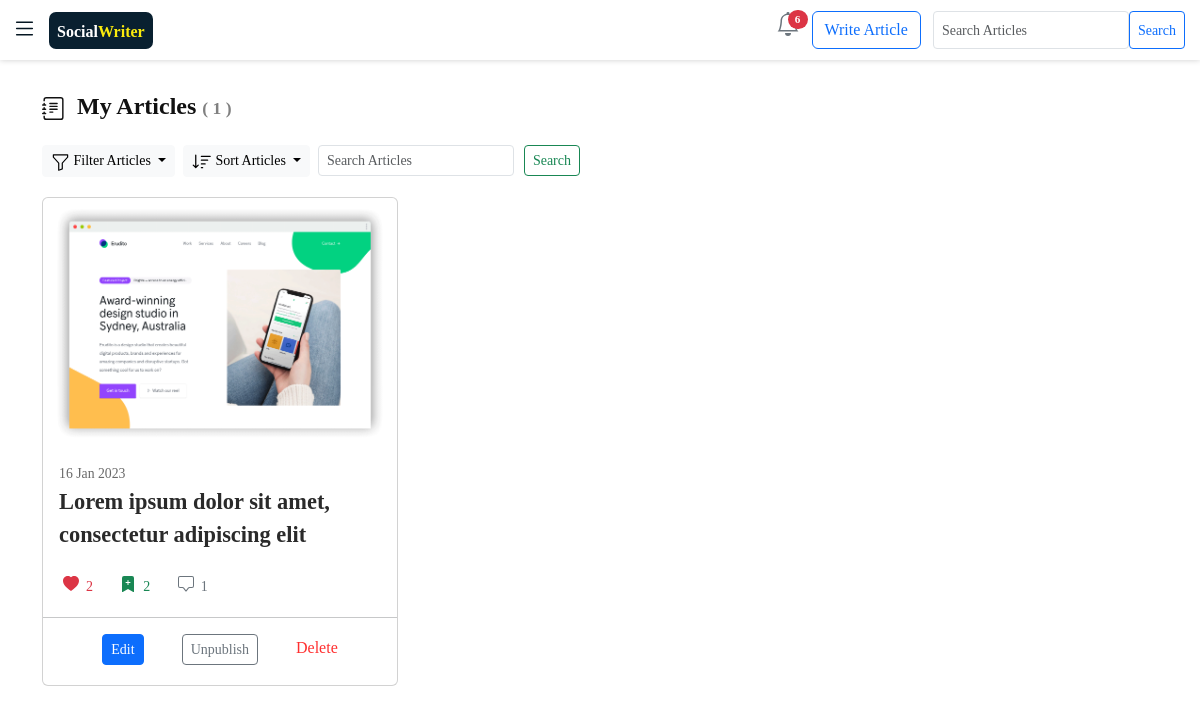
The page /user_entries/ (signed in) on the database as committed earlier.
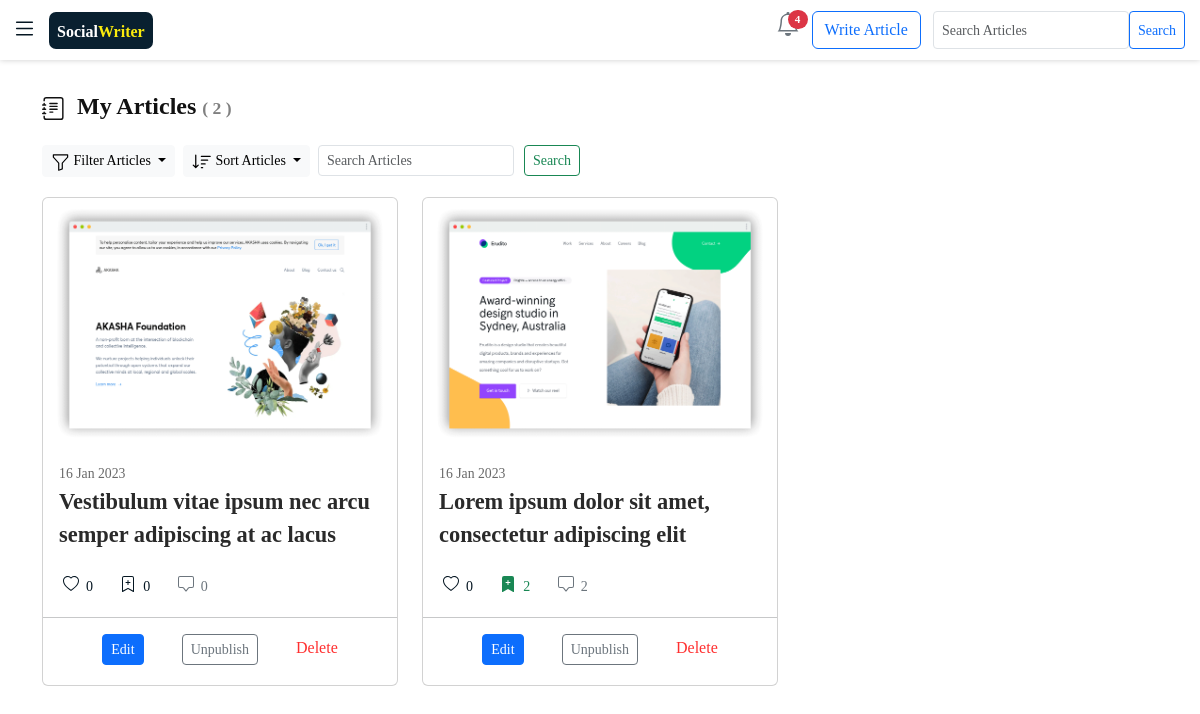
The same page on the database as committed later.
### blogyapp/models.py (models this page shows, shortened)
class Entry(models.Model):
    profile = models.ForeignKey(Profile, on_delete=models.CASCADE , blank=True , null=True) # Entry attached to a specific profile
    thumbnail = models.ImageField(upload_to="blogyapp/images/articles_img", blank=True , null=True)
    uploaded = models.BooleanField(default=False)
    entry_title = models.TextField()
    introduction = models.TextField()
    text = HTMLField()
    date_added = models.DateTimeField(auto_now_add=True)
    popularity = models.IntegerField(default=0)
    likes = models.IntegerField(default=0)  # number of likes for each Article
    bookmarks = models.IntegerField(default=0)  # number of bookmarks for each Article ...
    class Meta:
        verbose_name_plural = 'entries'

### blogyapp/views.py (the view)
# urls.py: path('user_entries/', views.user_entries, name='user_entries'),
@login_required
def user_entries(request):
    my_profile =Profile.objects.get(name =request.user)
    entries = Entry.objects.filter(profile = my_profile ).order_by("-date_added")
    form = request.POST
    search_text = request.POST.get('searchtext')
    if "all" in form :
        entries = Entry.objects.filter(profile = my_profile)
    if "published" in form :
        entries = Entry.objects.filter(profile = my_profile , uploaded = True )
    if "unpublished" in form :
        entries = Entry.objects.filter(profile = my_profile, uploaded = False )
    if "nameup" in form :
        entries = Entry.objects.filter(profile = my_profile).order_by("-entry_title")
    if "namedown" in form :
        entries = Entry.objects.filter(profile = my_profile).order_by("entry_title")
    if "dateup" in form :
        entries = Entry.objects.filter(profile = my_profile ).order_by("-date_added")
    if "datedown" in form :
        entries = Entry.objects.filter(profile = my_profile).order_by("date_added")
    if "searchtext" in form :
        entries = Entry.objects.filter(entry_title__contains = search_text ).order_by("-date_added")
    context = {  "entries":entries , }
    return render(request,"blogyapp/articles.html" , context)

### blogyapp/context_processors.py (called while the page is built)
def process_notifications(request):
    try:
        notifications_url = request.META["HTTP_REFERER"]
        notifications = Notification.objects.filter( Q(entry__profile__name = request.user) | Q(profile__name = request.user) )
        if notifications_url == "http://127.0.0.1:8000/notifications/" or notifications_url == "http://socialwriter.pythonanywhere.com/notifications/" or notifications_url == "https://socialwriter.pythonanywhere.com/notifications/":
            for i in notifications:
                if i.notification_viewed == False:
                    i.notification_viewed = True
                    i.save(update_fields=["notification_viewed"])
                    i.save()
        return {}
    except:
        return {}

### blogyapp/templatetags/read-time.py (called while the page is built)
def read(html):
    return readtime.of_html(html)

### blogyapp/templates/blogyapp/articles.html (shortened to what the changed rows need)
{% extends 'blogyapp/base.html' %}
{% load bootstrap5 %}
{% load read-time %}
{% load static %}
{% block content %}
<head>
</head>
    <div class="container-fluid" style="width: 95%;">
  <br>
  <h4 style="font-weight: 600;margin-top: 0.2cm;margin-bottom: 25px;color: rgb(17, 17, 17);">
    &nbsp;
    My Articles
    <span style="font-size: 1.1rem;color:gray"> ( {{entries.count}} ) </span>
   </h4>
      <div class="row">
        {% for entry in entries %}
        <div class="col-md-4">
          <div class="card  ">
            <div  >
              <img style="width: 100%; height: 250px;" class="card-img-top" src="{{entry.thumbnail.url}}" alt="" >
            </div>
          <div class="card-body" style="height: 100px;overflow: hidden;">
            <div style="font-size:0.86rem;color: #696969;"> {{entry.date_added|date:"d M Y"}}</div>
            <a style="font-size: 1.4rem;color: rgb(42, 42, 42);font-weight: 600;" href="{% url 'blogyapp:read' entry.id %}">
              {{ entry.entry_title}}
            </a>
          </div>
     <br>
          <div class="d-flex container-fluid" >
            <div class="like" style="margin-right:0.3cm">
                <form class="d-flex " action="{% url 'blogyapp:like_unlike' entry.id %}" method='post'>
                    {% if entry in entry.profile.liked_articles.all %}
                    <button  class="btn btn-outline-danger btn-sm position-relative" name="submit" style="border: none;" >
                      <div class="d-flex">
                        <svg xmlns="http://www.w3.org/2000/svg" width="16" height="16" fill="currentColor" class="bi bi-heart-fill" viewBox="0 0 16 16">
                            <path fill-rule="evenodd" d="M8 1.314C12.438-3.248 23.534 4.735 8 15-7.534 4.736 3.562-3.248 8 1.314z"/>
                          </svg>
                          <span style="font-weight: 500;">
                           &nbsp;&nbsp;{{entry.likes}}
                          </span>
                        </div>
                    </button>
                    {% else %}
                    <button style= "color: #051622;border: none;" class="btn btn-outline-secondary btn-sm position-relative" name="submit">
                      <div class="d-flex">
                    <span style="font-weight: 500;">
                      &nbsp;&nbsp;{{entry.likes}}
                    </span>
                  </div>
                  </button>
                    {% endif %}
                </form>
            </div>
            <div class="bookmark"  style="margin-right:0.3cm">
              <form action="{% url 'blogyapp:bookmark' entry.id %}" method='post'>
                  {% if entry in entry.profile.bookmarked_articles.all %}
                  <button class="btn btn-outline-success btn-sm position-relative" name="submit" style="border: none;">
                    <div class="d-flex">
                      <span style="font-weight: 500;">
                      &nbsp;&nbsp;{{entry.bookmarks}}
                      </span>
                    </div>
                </button>
                  {% else %}
                  <button style= "color: #051622;border: none;" class="btn btn-outline-secondary btn-sm position-relative" name="submit">
                    <div class="d-flex">
                      <span  style="font-weight: 500;">
                        &nbsp;&nbsp;{{entry.bookmarks}}
                      </span>
                    </div>
                </button>
                  {% endif %}
              </form>
            </div>
            <div  id="comments" style="margin-right:0cm">
              <a href="{% url 'blogyapp:read' entry.id %}#comments" class="btn btn-outline-secondary btn-sm position-relative" name="submit" style="border: none;">
                <div class="d-flex">
                  <span style="font-weight: 500;">
                   &nbsp;&nbsp;{{entry.entry.count}}
                  </span>
                </div>
                </a>
            </div>
            <div style="width: 100% !important;" class="container-fluid d-flex justify-content-end" >
            </div>
        </div>
            <hr>
            <center>
            <div style="display:flexbox;margin-bottom: 20px ;" >
              <a style="text-decoration: none; " class="btn btn-primary btn-sm"  href="{% url 'blogyapp:edit_entry' entry.id %}"> Edit</a>
            {% if entry.uploaded is True %}
              <a class="btn btn-outline-secondary btn-sm" style="text-decoration: none;margin-left: 0.9cm;margin-right:0.9cm" href="{% url 'blogyapp:publish_or_unpublish' entry.id %}"> Unpublish</a>
             {% else %}
              <a class="btn btn-outline-primary btn-sm" style="text-decoration: none;margin-left: 0.9cm;margin-right:0.9cm" href="{% url 'blogyapp:publish_or_unpublish' entry.id %}"> Publish</a>
            {% endif %}
            <a data-bs-toggle="modal" data-bs-target="#exampleModal" style="text-decoration: none; color:rgb(255, 47, 47)" href="#" > Delete </a>
            </div>
          </center>
          </div>
          <br>
          </div>
          {% endfor %}
      </div>
    </div>
{% endblock content %}

Rows that differ between the two databases and show on the page:
added Entry: thumbnail (picture), date_added "16 Jan 2023", entry_title "Vestibulum vitae ipsum nec arcu semper adipiscing at ac lacus", likes "0", bookmarks "0", entry.count "0", uploaded "Unpublish"
changed Entry "Lorem ipsum dolor sit amet, consectetur adipiscing elit": entry.count "1" → "2"; likes "2" → "0"
Other text that changed with them:
{{ all_notifications.count }}: "6" → "4"
{{ entries.count }}: "1" → "2"
